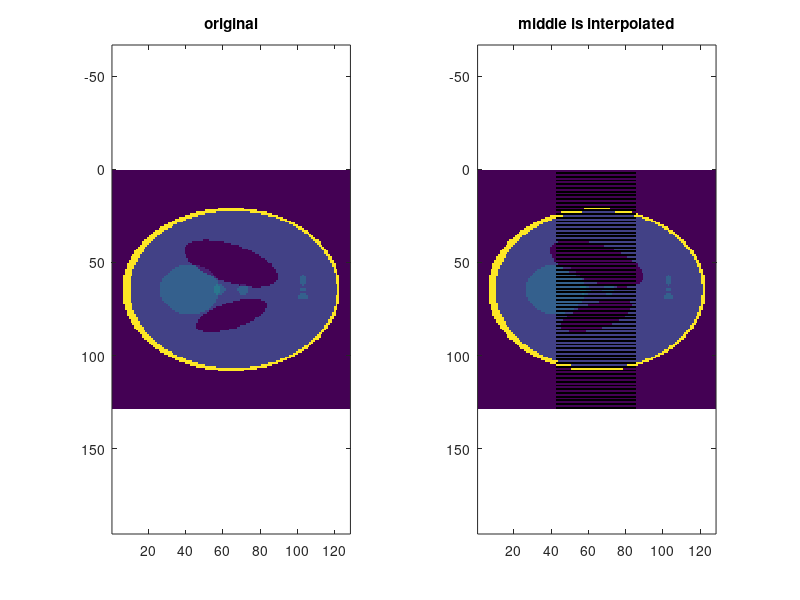

Source code (MATLAB):
%function Output = h_SplitInterpolate(Input,AmountofSlabs,SplitRows)
% takes input image and splits it in 'Split' parts. Every 'SplitRows' of
% the middle part is interpolated from the rest of the middle row.
% Split and SplitRows are just dummy operators for now!
% the Sinogram is split in 3 parts, and in the middle part every second row
% is interpolated


% %-------------Test-----------
clc;
clear;
close all;
Input=phantom(128);
%Input = double(imread('/afs/psi.ch/user/h/haberthuer/images/phantom512.png','png'));
AmountofSlabs = 3;
% %-------------Test-----------

Input = Input'; % used, since MATLAB makes the Sinograms rotated to what we know and like
Original = Input;

height=size(Original,1);
width=size(Original,2);
steps=1:1:size(Original,1);

slabheight=size(Input,1);
slabwidth=size(Input,2);
oddrows  = 1:2:size(Input,1);
meanrows = 2:2:size(Input,1);
steps = 1:1:size(Input,1);












%%%%%%%%%%%%%%%%%%%%%%%%%%%%%%%%%%%%%%%%%%%%%%%%%%%%%%%%%%%%%%%%%%%%%%%%%%%%%%%%%%
if AmountofSlabs == 3
    InputLeft   = Input(:,1:floor(width/3));
    InputMiddle = Input(:,floor(width/3)+1:floor(2*width/3));
    InputRight  = Input(:,floor(2*width/3)+1:width);

    Input = InputMiddle;
    InputMiddle = [];
     
    slabheight=size(Input,1);
    slabwidth=size(Input,2);
    oddrows  = 1:2:size(Input,1);
    meanrows = 2:2:size(Input,1);
    steps = 1:1:size(Input,1);
    
    for i = 1:slabwidth,
    % interpolate the odd rows 
        InputMiddle(oddrows,i) = Input(oddrows,i);
        InputMiddle(meanrows,i) = NaN;
%         InputMiddle(:,i) = interp1(oddrows,Input(oddrows,i),steps,'linear','extrap'); 
    end

    Output = [InputLeft'; InputMiddle'; InputRight']; 
    Output = Output';    
end
%%%%%%%%%%%%%%%%%%%%%%%%%%%%%%%%%%%%%%%%%%%%%%%%%%%%%%%%%%%%%%%%%%%%%%%%%%%%%%%%%%
if AmountofSlabs == 5
    InputLefter  = Input(:,1:floor(width/5));
    InputLeft    = Input(:,floor(width/5)+1:floor(2*width/5));
    InputMiddle  = Input(:,floor(2*width/5)+1:floor(3*width/5));
    InputRight   = Input(:,floor(3*width/5)+1:floor(4*width/5));
    InputRighter = Input(:,floor(4*width/5)+1:width);
    
  
    Output = [InputLefter'; InputLeft'; InputMiddle'; InputRight'; InputRighter']; 
    Output = Output';
 
end
%%%%%%%%%%%%%%%%%%%%%%%%%%%%%%%%%%%%%%%%%%%%%%%%%%%%%%%%%%%%%%%%%%%%%%%%%%%%%%%%%%
if AmountofSlabs == 7
    InputLeftest  = Input(:,1:floor(width/7));
    InputLefter   = Input(:,floor(width/7)+1:floor(2*width/7));
    InputLeft     = Input(:,floor(2*width/7)+1:floor(3*width/7));
    InputMiddle   = Input(:,floor(3*width/7)+1:floor(4*width/7));
    InputRight    = Input(:,floor(4*width/7)+1:floor(5*width/7));
    InputRighter  = Input(:,floor(5*width/7)+1:floor(6*width/7));
    InputRightest = Input(:,floor(6*width/7)+1:width);
    
    
    Output = [InputLeftest'; InputLefter'; InputLeft'; InputMiddle'; InputRight'; InputRighter'; InputRightest']; 
    Output = Output';
 
end


% for count=1:AmountofSlabs
%     a = (count-1)*round(width/AmountofSlabs)+1
%     b = (count)*round(width/AmountofSlabs)
%     
%     Calc = Input;
%     %Calc(:,count*a:count*b) = Input(:,count*a:count*b);
%     
%     disp(['Count=' num2str(count) ', Width=' num2str(floor(count*(width/AmountofSlabs)))])
%     count=count+1;
% end




% %-------------Test-----------
screensize = get(0,'ScreenSize');
figure('Position',[8*screensize(4)/10 screensize(4)/10 screensize(3)/3 screensize(4)/3]);
subplot(1,2,1);
imagesc(Original);
title('original');
axis equal tight;
subplot(1,2,2);
imagesc(Output);
title('middle is interpolated');
axis equal tight;

% figure('Position',[5*screensize(4)/10 screensize(4)/10 screensize(3)/3 screensize(4)/3]);
% imagesc(Calc);
% axis equal tight;
% Output the sizes, if necessary for control
Inputsize = size(Original)
Outputsize = size(Output)
Phantomwidth = width
SlabWidth = width/AmountofSlabs
% %-------------Test-----------

%end